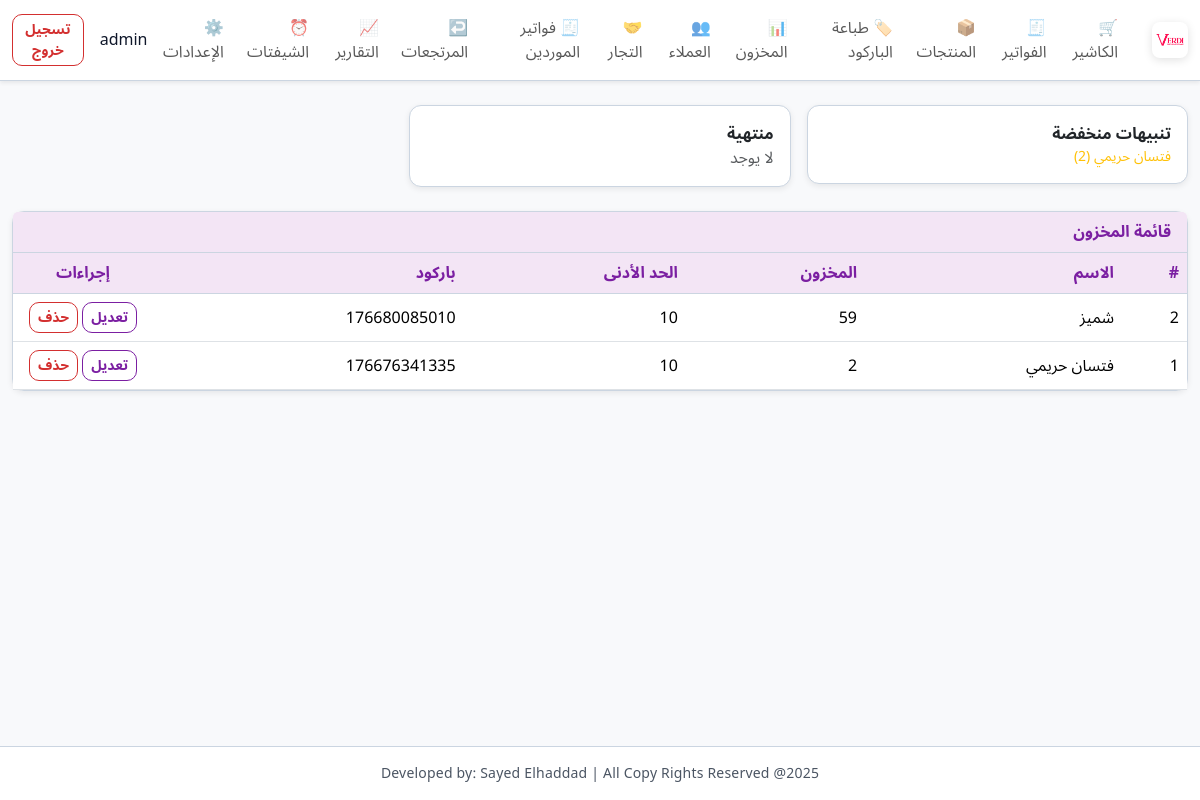
The page /inventory (signed in) on the database its author committed.
### app/models.py (models this page shows)
class User(UserMixin, db.Model):
    __tablename__ = "users"
    id = db.Column(db.Integer, primary_key=True)
    username = db.Column(db.String(80), unique=True, nullable=False)
    password_hash = db.Column(db.String(255), nullable=False)
    role = db.Column(db.String(20), nullable=False, default="cashier")

class Product(db.Model):
    __tablename__ = "products"
    id = db.Column(db.Integer, primary_key=True)
    name = db.Column(db.String(120), nullable=False)
    price = db.Column(db.Float, nullable=False, default=0)
    stock_qty = db.Column(db.Integer, nullable=False, default=0)
    min_stock_alert = db.Column(db.Integer, nullable=False, default=0)
    barcode = db.Column(db.String(32), unique=True, nullable=False)

### app/routes.py (the view)
@main_bp.route("/inventory")
@login_required
def inventory():
    products = Product.query.order_by(Product.name.asc()).all()
    low = Product.query.filter(Product.stock_qty <= Product.min_stock_alert, Product.stock_qty > 0).all()
    zero = Product.query.filter(Product.stock_qty <= 0).all()
    return render_template(
        "inventory.html", products=products, low=low, zero=zero
    )

### app/models.py (called while the page is built)
@login_manager.user_loader
def load_user(user_id):
    return User.query.get(int(user_id))

### app/templates/inventory.html
{% extends 'base.html' %}
{% block content %}
<div class="row g-3">
  <div class="col-md-4">
    <div class="card p-3">
      <div class="fw-bold">تنبيهات منخفضة</div>
      {% for p in low %}
        <div class="small text-warning">{{ p.name }} ({{ p.stock_qty }})</div>
      {% else %}
        <div class="text-muted">لا توجد</div>
      {% endfor %}
    </div>
  </div>
  <div class="col-md-4">
    <div class="card p-3">
      <div class="fw-bold">منتهية</div>
      {% for p in zero %}
        <div class="small text-danger">{{ p.name }}</div>
      {% else %}
        <div class="text-muted">لا يوجد</div>
      {% endfor %}
    </div>
  </div>
</div>
<div class="card mt-4">
  <div class="card-header">قائمة المخزون</div>
  <div class="card-body p-0">
    <table class="table mb-0 align-middle">
      <thead><tr><th>#</th><th>الاسم</th><th>المخزون</th><th>الحد الأدنى</th><th>باركود</th><th class="text-center" style="width:140px">إجراءات</th></tr></thead>
      <tbody>
        {% for p in products %}
        <tr>
          <td>{{ p.id }}</td><td>{{ p.name }}</td>
          <td>{{ p.stock_qty }}</td><td>{{ p.min_stock_alert }}</td>
          <td>{{ p.barcode }}</td>
          <td class="text-center">
            <a class="btn btn-outline-primary btn-sm" href="{{ url_for('main.products') }}">تعديل</a>
            <form class="d-inline" method="post" action="{{ url_for('main.product_delete', pid=p.id) }}" onsubmit="return confirm('حذف المنتج؟');">
              <button class="btn btn-outline-danger btn-sm">حذف</button>
            </form>
          </td>
        </tr>
        {% else %}
        <tr><td colspan="6" class="text-center p-3">لا بيانات</td></tr>
        {% endfor %}
      </tbody>
    </table>
  </div>
</div>
{% endblock %}

### app/templates/base.html (shortened to what this page needs)
<!DOCTYPE html>
<html lang="ar" dir="rtl">
<head>
  <link href="https://cdn.jsdelivr.net/npm/bootstrap@5.3.2/dist/css/bootstrap.rtl.min.css" rel="stylesheet">
  <link rel="stylesheet" href="{{ url_for('static', filename='css/style.css', v='20251227') }}">
</head>
<body class="layout-body">
<nav class="navbar navbar-expand-lg navbar-light bg-white shadow-sm mb-4">
  <div class="container-fluid">
    <a class="navbar-brand" href="{{ url_for('main.pos') }}">
      <img src="{{ url_for('static', filename='img/logo.png') }}" alt="logo" class="brand-logo">
    </a>
    <div class="collapse navbar-collapse" id="navMenu">
      <ul class="navbar-nav me-auto mb-2 mb-lg-0">
        <li class="nav-item"><a class="nav-link {% if request.endpoint == 'main.pos' %}active{% endif %}" href="{{ url_for('main.pos') }}">🛒 الكاشير</a></li>
        <li class="nav-item"><a class="nav-link {% if request.endpoint == 'main.sales' %}active{% endif %}" href="{{ url_for('main.sales') }}">🧾 الفواتير</a></li>
        <li class="nav-item"><a class="nav-link" href="{{ url_for('main.products') }}">📦 المنتجات</a></li>
        <li class="nav-item"><a class="nav-link" href="{{ url_for('main.print_barcodes') }}">🏷️ طباعة الباركود</a></li>
        <li class="nav-item"><a class="nav-link" href="{{ url_for('main.inventory') }}">📊 المخزون</a></li>
        <li class="nav-item"><a class="nav-link" href="{{ url_for('main.customers') }}">👥 العملاء</a></li>
        <li class="nav-item"><a class="nav-link" href="{{ url_for('main.suppliers') }}">🤝 التجار</a></li>
        <li class="nav-item"><a class="nav-link" href="{{ url_for('main.supplier_invoices') }}">🧾 فواتير الموردين</a></li>
        <li class="nav-item"><a class="nav-link" href="{{ url_for('main.returns') }}">↩️ المرتجعات</a></li>
        <li class="nav-item"><a class="nav-link" href="{{ url_for('main.reports') }}">📈 التقارير</a></li>
        <li class="nav-item"><a class="nav-link" href="{{ url_for('main.shifts') }}">⏰ الشيفتات</a></li>
        <li class="nav-item"><a class="nav-link" href="{{ url_for('main.settings') }}">⚙️ الإعدادات</a></li>
      </ul>
      <div class="d-flex align-items-center">
        <span class="me-3">{{ current_user.username }}</span>
        <a href="{{ url_for('auth.logout') }}" class="btn btn-outline-danger btn-sm">تسجيل خروج</a>
      </div>
    </div>
  </div>
</nav>
<div class="container-fluid mb-5 main-content">
  {% block content %}{% endblock %}
</div>
<footer class="app-footer text-center py-3 small mt-auto">
  Developed by: Sayed Elhaddad | All Copy Rights Reserved @2025
</footer>
</body>
</html>

### app/static/css/style.css (style rules this page uses)
:root { --md-primary: #7b1fa2; --md-primary-variant: #9c27b0; --md-on-primary: #ffffff; --md-primary-container: #f3e5f5; --md-secondary: #00897b; --md-on-secondary: #ffffff; --md-surface: #f8f9fb; --md-surface-2: #ffffff; --md-outline: #cbd5e1; --md-muted: #6b7280; --md-ink: #0f172a; --md-success: #2e7d32; --md-warning: #ed6c02; --md-error: #d32f2f; --brand: var(--md-primary); --brand-2: var(--md-primary-variant); --ink: var(--md-ink); --muted: var(--md-muted); --card: var(--md-surface-2); --soft: var(--md-surface); --border: var(--md-outline); --md-radius: 12px; --md-shadow-1: 0 2px 6px rgba(0,0,0,0.08); --md-shadow-2: 0 4px 12px rgba(0,0,0,0.10); --md-shadow-3: 0 8px 18px rgba(0,0,0,0.12); --space-1: 8px; --space-2: 16px; --space-3: 24px; }
body { direction: rtl; text-align: right; font-family: 'Cairo', 'IBM Plex Sans Arabic', 'Noto Sans Arabic', 'Segoe UI', Tahoma, sans-serif; background: var(--md-surface); color: var(--md-ink); }
.layout-body { min-height: 100vh; display: flex; flex-direction: column; }
.main-content { flex: 1; }
.card-header { font-weight: 700; background: var(--md-primary-container); color: var(--md-primary); border-bottom: 1px solid var(--md-outline); }
.table thead th { background: var(--md-primary-container); font-weight: 700; color: var(--md-primary); border-bottom: 1px solid var(--md-outline); }
.navbar { background: var(--md-surface-2); border-bottom: 1px solid var(--md-outline); box-shadow: var(--md-shadow-2); }
.navbar-brand img { height: 36px; }
.brand-logo { height: 40px; margin-left: 10px; border-radius: 8px; box-shadow: 0 2px 10px rgba(0,0,0,0.12); }
.card { border-radius: var(--md-radius); box-shadow: var(--md-shadow-1); border: 1px solid var(--md-outline); background: var(--md-surface-2); }
.table th, .table td { vertical-align: middle; }
.btn { border-radius: 10px; font-weight: 600; }
.btn-outline-danger { border-width: 1.5px; color: var(--md-error); border-color: var(--md-error); }
.btn-outline-primary { color: var(--md-primary); border-color: var(--md-primary); }
.app-footer { background: rgba(255,255,255,0.95); border-top: 1px solid var(--md-outline); color: #4b5563; letter-spacing: 0.2px; margin-top: auto; }

### rows shown on the page
User: username "admin"
Product: name "فتسان حريمي", stock_qty "2", id "1", min_stock_alert "10", barcode "176676341335"
Product: id "2", name "شميز", stock_qty "59", min_stock_alert "10", barcode "176680085010"
